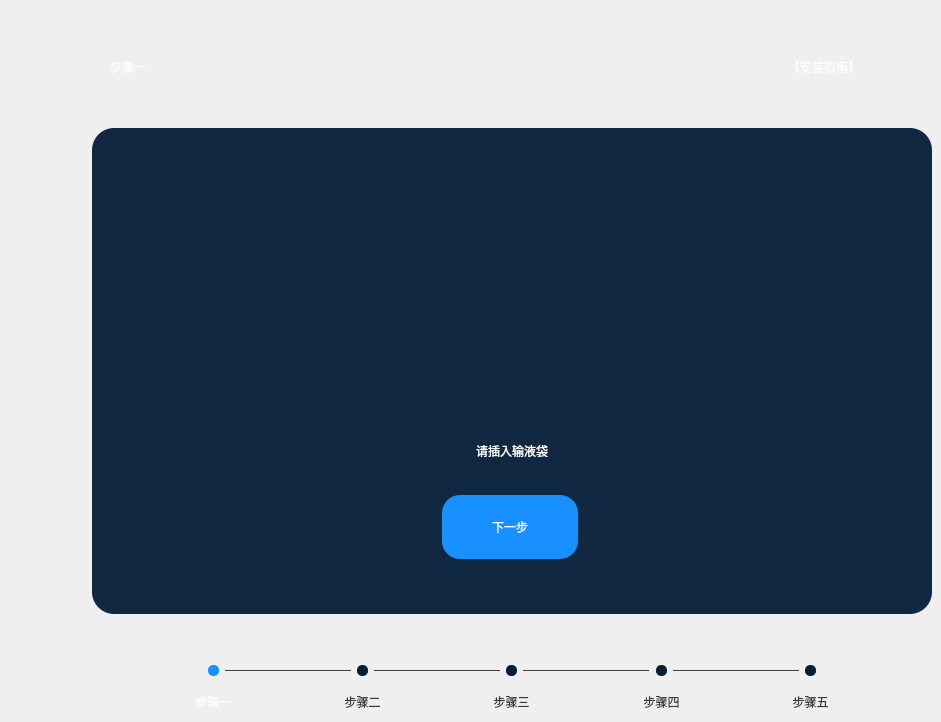
      <widget class="QWidget" name="page_step1">
       <widget class="QLabel" name="label_8">
        <property name="geometry">
         <rect>
          <x>92</x>
          <y>128</y>
          <width>840</width>
          <height>486</height>
         </rect>
        </property>
        <property name="styleSheet">
         <string notr="true">background-color:rgb(17, 40, 67);
border-radius: 22px; 
border-color:rgb(17,40,67);</string>
        </property>
        <property name="text">
         <string/>
        </property>
       </widget>
       <widget class="QLabel" name="label_step1">
        <property name="geometry">
         <rect>
          <x>92</x>
          <y>50</y>
          <width>72</width>
          <height>33</height>
         </rect>
        </property>
        <property name="styleSheet">
         <string notr="true">font: 24px &quot;Ubuntu&quot;;
color: rgb(255, 255, 255);</string>
        </property>
        <property name="text">
         <string>步骤一</string>
        </property>
        <property name="alignment">
         <set>Qt::AlignCenter</set>
        </property>
       </widget>
       <widget class="QPushButton" name="pushButton_step1_next">
        <property name="geometry">
         <rect>
          <x>442</x>
          <y>495</y>
          <width>136</width>
          <height>64</height>
         </rect>
        </property>
        <property name="styleSheet">
         <string notr="true">QPushButton
{
	color: rgb(255, 255, 255);
	background-color: rgba(24,144,255,1);
	font: 18px&quot;Ubuntu&quot;;
	border-radius: 18px; 
}
QPushButton:pressed
{
	color: rgb(255, 255, 255);
	background-color: rgba(14,132,240,1);
	padding-left:1px;
	padding-top:1px;
}

</string>
        </property>
        <property name="text">
         <string>下一步</string>
        </property>
       </widget>
       <widget class="QLabel" name="label_16">
        <property name="geometry">
         <rect>
          <x>440</x>
          <y>434</y>
          <width>144</width>
          <height>33</height>
         </rect>
        </property>
        <property name="styleSheet">
         <string notr="true">font: 24px&quot;Ubuntu&quot;;
color: rgb(255, 255, 255);
background-color:rgb(17, 40, 67);</string>
        </property>
        <property name="text">
         <string>请插入输液袋</string>
        </property>
        <property name="alignment">
         <set>Qt::AlignCenter</set>
        </property>
       </widget>
       <widget class="QLabel" name="label_22">
        <property name="geometry">
         <rect>
          <x>788</x>
          <y>50</y>
          <width>144</width>
          <height>33</height>
         </rect>
        </property>
        <property name="styleSheet">
         <string notr="true">font: 24px &quot;Ubuntu&quot;;
color: rgba(255, 255, 255,1);</string>
        </property>
        <property name="text">
         <string>【安装指南】</string>
        </property>
       </widget>
       <widget class="QLabel" name="label_52">
        <property name="geometry">
         <rect>
          <x>432</x>
          <y>246</y>
          <width>160</width>
          <height>160</height>
         </rect>
        </property>
        <property name="styleSheet">
         <string notr="true">background-color:rgb(17, 40, 67);
border-radius: 18px; 
border-color:rgb(17,40,67);
image: url(:/步骤一配图.png);</string>
        </property>
        <property name="text">
         <string/>
        </property>
       </widget>
       <widget class="QLabel" name="label_53">
        <property name="geometry">
         <rect>
          <x>208</x>
          <y>665</y>
          <width>11</width>
          <height>11</height>
         </rect>
        </property>
        <property name="styleSheet">
         <string notr="true">background-color: rgba(24,144,255,1);
border-radius: 5px; </string>
        </property>
        <property name="text">
         <string/>
        </property>
       </widget>
       <widget class="Line" name="line_3">
        <property name="geometry">
         <rect>
          <x>225</x>
          <y>670</y>
          <width>126</width>
          <height>1</height>
         </rect>
        </property>
        <property name="styleSheet">
         <string notr="true">background-color: rgb(52, 55, 59);</string>
        </property>
        <property name="orientation">
         <enum>Qt::Horizontal</enum>
        </property>
       </widget>
       <widget class="QLabel" name="label_55">
        <property name="geometry">
         <rect>
          <x>188</x>
          <y>691</y>
          <width>51</width>
          <height>22</height>
         </rect>
        </property>
        <property name="styleSheet">
         <string notr="true">color: rgb(255, 255, 255);
font: 14px &quot;Ubuntu&quot;;</string>
        </property>
        <property name="text">
         <string>步骤一</string>
        </property>
        <property name="alignment">
         <set>Qt::AlignCenter</set>
        </property>
       </widget>
       <widget class="QLabel" name="label_56">
        <property name="geometry">
         <rect>
          <x>357</x>
          <y>665</y>
          <width>11</width>
          <height>11</height>
         </rect>
        </property>
        <property name="styleSheet">
         <string notr="true">background-color: rgb(4, 29, 52);
border-radius: 5px; </string>
        </property>
        <property name="text">
         <string/>
        </property>
       </widget>
       <widget class="QLabel" name="label_57">
        <property name="geometry">
         <rect>
          <x>337</x>
          <y>691</y>
          <width>51</width>
          <height>22</height>
         </rect>
        </property>
        <property name="styleSheet">
         <string notr="true">color: rgb(52, 55, 59);
font: 14px &quot;Ubuntu&quot;;</string>
        </property>
        <property name="text">
         <string>步骤二</string>
        </property>
        <property name="alignment">
         <set>Qt::AlignCenter</set>
        </property>
       </widget>
       <widget class="QLabel" name="label_62">
        <property name="geometry">
         <rect>
          <x>506</x>
          <y>665</y>
          <width>11</width>
          <height>11</height>
         </rect>
        </property>
        <property name="styleSheet">
         <string notr="true">background-color: rgb(4, 29, 52);
border-radius: 5px; </string>
        </property>
        <property name="text">
         <string/>
        </property>
       </widget>
       <widget class="Line" name="line_5">
        <property name="geometry">
         <rect>
          <x>374</x>
          <y>670</y>
          <width>126</width>
          <height>1</height>
         </rect>
        </property>
        <property name="styleSheet">
         <string notr="true">background-color: rgb(52, 55, 59);</string>
        </property>
        <property name="orientation">
         <enum>Qt::Horizontal</enum>
        </property>
       </widget>
       <widget class="QLabel" name="label_63">
        <property name="geometry">
         <rect>
          <x>486</x>
          <y>691</y>
          <width>51</width>
          <height>22</height>
         </rect>
        </property>
        <property name="styleSheet">
         <string notr="true">color: rgb(52, 55, 59);
font: 14px &quot;Ubuntu&quot;;</string>
        </property>
        <property name="text">
         <string>步骤三</string>
        </property>
        <property name="alignment">
         <set>Qt::AlignCenter</set>
        </property>
       </widget>
       <widget class="QLabel" name="label_64">
        <property name="geometry">
         <rect>
          <x>656</x>
          <y>665</y>
          <width>11</width>
          <height>11</height>
         </rect>
        </property>
        <property name="styleSheet">
         <string notr="true">background-color: rgb(4, 29, 52);
border-radius: 5px; </string>
        </property>
        <property name="text">
         <string/>
        </property>
       </widget>
       <widget class="Line" name="line_6">
        <property name="geometry">
         <rect>
          <x>523</x>
          <y>670</y>
          <width>126</width>
          <height>1</height>
         </rect>
        </property>
        <property name="styleSheet">
         <string notr="true">background-color: rgb(52, 55, 59);</string>
        </property>
        <property name="orientation">
         <enum>Qt::Horizontal</enum>
        </property>
       </widget>
       <widget class="QLabel" name="label_65">
        <property name="geometry">
         <rect>
          <x>636</x>
          <y>691</y>
          <width>51</width>
          <height>22</height>
         </rect>
        </property>
        <property name="styleSheet">
         <string notr="true">color: rgb(52, 55, 59);
font: 14px &quot;Ubuntu&quot;;</string>
        </property>
        <property name="text">
         <string>步骤四</string>
        </property>
        <property name="alignment">
         <set>Qt::AlignCenter</set>
        </property>
       </widget>
       <widget class="Line" name="line_9">
        <property name="geometry">
         <rect>
          <x>673</x>
          <y>670</y>
          <width>126</width>
          <height>1</height>
         </rect>
        </property>
        <property name="styleSheet">
         <string notr="true">background-color: rgb(52, 55, 59);</string>
        </property>
        <property name="orientation">
         <enum>Qt::Horizontal</enum>
        </property>
       </widget>
       <widget class="QLabel" name="label_66">
        <property name="geometry">
         <rect>
          <x>805</x>
          <y>665</y>
          <width>11</width>
          <height>11</height>
         </rect>
        </property>
        <property name="styleSheet">
         <string notr="true">background-color: rgb(4, 29, 52);
border-radius: 5px; </string>
        </property>
        <property name="text">
         <string/>
        </property>
       </widget>
       <widget class="QLabel" name="label_67">
        <property name="geometry">
         <rect>
          <x>785</x>
          <y>691</y>
          <width>51</width>
          <height>22</height>
         </rect>
        </property>
        <property name="styleSheet">
         <string notr="true">color: rgb(52, 55, 59);
font: 14px &quot;Ubuntu&quot;;</string>
        </property>
        <property name="text">
         <string>步骤五</string>
        </property>
        <property name="alignment">
         <set>Qt::AlignCenter</set>
        </property>
       </widget>
      </widget>
